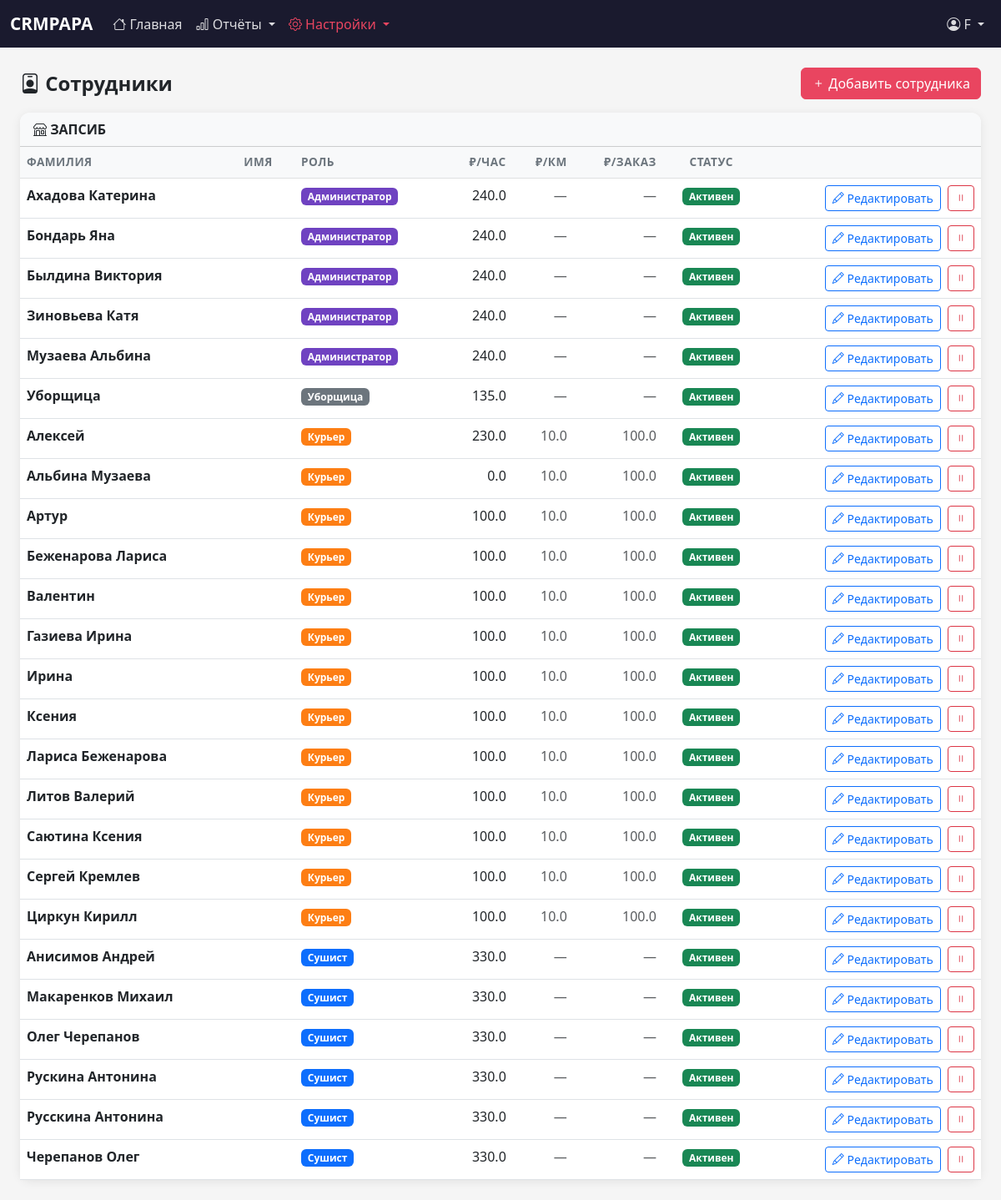
/employees (signed in), run on the app's committed database.
### tables this page shows
CREATE TABLE branches (
    id INTEGER PRIMARY KEY AUTOINCREMENT,
    name TEXT NOT NULL,
    is_active INTEGER DEFAULT 1,
    created_at TIMESTAMP DEFAULT CURRENT_TIMESTAMP
, allowed_ip TEXT DEFAULT NULL, merchant_numbers TEXT DEFAULT '');

CREATE TABLE employees (
    id INTEGER PRIMARY KEY AUTOINCREMENT,
    branch_id INTEGER REFERENCES branches(id),
    full_name TEXT NOT NULL,
    role TEXT NOT NULL CHECK(role IN ('admin', 'sushi', 'packer', 'courier', 'cleaner', 'cook')),
    rate REAL DEFAULT 0,
    rate_per_km REAL DEFAULT 10,
    rate_per_order REAL DEFAULT 100,
    is_active INTEGER DEFAULT 1,
    created_at TIMESTAMP DEFAULT CURRENT_TIMESTAMP
, last_name TEXT DEFAULT '', first_name TEXT DEFAULT '');

### app.py (the view)
@app.route('/employees')
@login_required
def employees():
    role = session.get('role')
    selected_branches = [bid for bid in request.args.getlist('branch_ids') if bid.isdigit()] if role == 'owner' else []
    with get_db() as conn:
        if role == 'owner':
            all_branches = conn.execute('SELECT * FROM branches WHERE is_active=1 ORDER BY name').fetchall()
            if selected_branches:
                ids_str = ','.join(str(int(b)) for b in selected_branches)
                emps = conn.execute(f'''
                    SELECT e.*, b.name as branch_name
                    FROM employees e LEFT JOIN branches b ON b.id=e.branch_id
                    WHERE e.branch_id IN ({ids_str})
                    ORDER BY b.name, e.role, e.full_name
                ''').fetchall()
                branches = [b for b in all_branches if str(b['id']) in selected_branches]
            else:
                emps = conn.execute('''
                    SELECT e.*, b.name as branch_name
                    FROM employees e LEFT JOIN branches b ON b.id=e.branch_id
                    ORDER BY b.name, e.role, e.full_name
                ''').fetchall()
                branches = all_branches
        else:
            all_branches = []
            bids = _session_branch_ids()
            if bids:
                ids_str = ','.join(str(int(b)) for b in bids)
                emps = conn.execute(f'''
                    SELECT e.*, b.name as branch_name FROM employees e
                    LEFT JOIN branches b ON b.id=e.branch_id
                    WHERE e.branch_id IN ({ids_str}) ORDER BY b.name, e.role, e.full_name
                ''').fetchall()
                branches = conn.execute(f'SELECT * FROM branches WHERE id IN ({ids_str}) ORDER BY name').fetchall()
            else:
                emps = []
                branches = []
        rate_history = {}
        address_history = {}
        for emp in emps:
            hist = conn.execute('''
                SELECT * FROM employee_rate_history WHERE employee_id=?
                ORDER BY effective_from DESC LIMIT 5
            ''', (emp['id'],)).fetchall()
            rate_history[emp['id']] = hist
            addr_hist = conn.execute('''
                SELECT * FROM employee_address_history WHERE employee_id=?
                ORDER BY valid_from DESC LIMIT 5
            ''', (emp['id'],)).fetchall()
            address_history[emp['id']] = addr_hist
        emp_branches_map = {}
        for row in conn.execute('''
            SELECT eb.employee_id, eb.branch_id
            FROM employee_branches eb
        ''').fetchall():
            emp_branches_map.setdefault(row['employee_id'], []).append(row['branch_id'])
        all_tmpls = conn.execute(
            'SELECT * FROM rate_templates WHERE is_active=1 ORDER BY role, name'
        ).fetchall()
        tmpl_branch_sets = {}
        for row in conn.execute('SELECT template_id, branch_id FROM rate_template_branches').fetchall():
            tmpl_branch_sets.setdefault(row['template_id'], set()).add(row['branch_id'])
    def tmpls_for_emp(emp):
        bid = emp['branch_id']
        result = []
        for t in all_tmpls:
            branches_set = tmpl_branch_sets.get(t['id'], set())
            if not branches_set or bid in branches_set:
                result.append(t)
        return result
    return render_template('employees.html', employees=emps, branches=branches,
                           all_branches=all_branches,
                           selected_branches=selected_branches,
                           emp_branches_map=emp_branches_map,
                           role_labels=ROLE_LABELS, is_owner=(role == 'owner'),
                           rate_history=rate_history, address_history=address_history,
                           rate_templates=all_tmpls,
                           tmpl_branch_sets=tmpl_branch_sets,
                           tmpls_for_emp=tmpls_for_emp,
                           today=date.today().isoformat(),
                           branch_groups=get_branch_groups(conn))

### app.py (called while the page is built, shortened)
def get_db():
    conn = sqlite3.connect(DATABASE, timeout=10)
    conn.row_factory = sqlite3.Row
    conn.execute('PRAGMA foreign_keys = ON')
    conn.execute('PRAGMA busy_timeout = 10000')
    conn.execute('PRAGMA journal_mode = WAL')
    return conn

def get_branch_groups(conn):
    groups = conn.execute(
        'SELECT * FROM branch_groups ORDER BY sort_order, name'
    ).fetchall()
    result = []
    return result

def login_required(f):
    @wraps(f)
    def decorated(*args, **kwargs):
        if 'user_id' not in session:
            return redirect(url_for('login'))
        return f(*args, **kwargs)
    return decorated

def _session_branch_ids():
    ids = session.get('branch_ids')
    if ids:
        return ids
    bid = session.get('branch_id')
    return [bid] if bid else []

@app.context_processor
def inject_globals():
    return {'now': datetime.now}

### templates/employees.html (shortened to what this page needs)
{% extends 'base.html' %}
{% block content %}
<div class="d-flex justify-content-between align-items-center mb-3">
    <h4 class="fw-bold mb-0"><i class="bi bi-person-badge"></i> Сотрудники</h4>
    <button class="btn btn-primary" data-bs-toggle="modal" data-bs-target="#addEmpModal">
        <i class="bi bi-plus"></i> Добавить сотрудника
    </button>
</div>
{% for branch in branches %}
{% set branch_emps = employees | selectattr('branch_id', 'equalto', branch.id) | list %}
{% if branch_emps %}
<div class="card mb-4">
    <div class="card-header bg-light fw-bold">
        <i class="bi bi-shop"></i> {{ branch.name }}
    </div>
    <div class="card-body p-0">
        <div class="table-responsive">
            <table class="table table-hover mb-0">
                <thead class="table-light">
                    <tr>
                        <th>Фамилия</th>
                        <th>Имя</th>
                        <th>Роль</th>
                        <th class="text-end">₽/час</th>
                        <th class="text-end">₽/км</th>
                        <th class="text-end">₽/заказ</th>
                        <th class="text-center">Статус</th>
                        <th></th>
                    </tr>
                </thead>
                <tbody>
                {% for emp in branch_emps %}
                <tr class="{% if not emp.is_active %}table-secondary opacity-50{% endif %}">
                    <td class="fw-semibold">{{ emp.last_name or emp.full_name }}</td>
                    <td>{{ emp.first_name or '' }}</td>
                    <td>
                        <span class="badge" style="background:{% if emp.role=='admin' %}#6f42c1{% elif emp.role=='sushi' %}#0d6efd{% elif emp.role=='packer' %}#198754{% elif emp.role=='courier' %}#fd7e14{% elif emp.role=='cleaner' %}#6c757d{% else %}#dc3545{% endif %}">
                            {{ role_labels.get(emp.role, emp.role) }}
                        </span>
                    </td>
                    <td class="text-end">{{ emp.rate }}</td>
                    <td class="text-end text-muted">{% if emp.role == 'courier' %}{{ emp.rate_per_km }}{% else %}—{% endif %}</td>
                    <td class="text-end text-muted">{% if emp.role == 'courier' %}{{ emp.rate_per_order }}{% else %}—{% endif %}</td>
                    <td class="text-center">
                        {% if emp.is_active %}<span class="badge bg-success">Активен</span>
                        {% else %}<span class="badge bg-secondary">Неактивен</span>{% endif %}
                    </td>
                    <td class="text-end">
                        <button class="btn btn-sm btn-outline-primary me-1" data-bs-toggle="modal"
                            data-bs-target="#editModal{{ emp.id }}">
                            <i class="bi bi-pencil"></i> Редактировать
                        </button>
                        <form method="POST" action="{{ url_for('toggle_employee', emp_id=emp.id) }}" class="d-inline">
                            <button class="btn btn-sm {% if emp.is_active %}btn-outline-danger{% else %}btn-outline-success{% endif %}">
                                {% if emp.is_active %}<i class="bi bi-pause"></i>{% else %}<i class="bi bi-play"></i>{% endif %}
                            </button>
                        </form>
                    </td>
                </tr>
                {% endfor %}
                </tbody>
            </table>
        </div>
    </div>
</div>
{% endif %}
{% endfor %}
{% endblock %}

### templates/base.html (style rules this page uses)
body { background: #f5f5f5; font-family: 'Segoe UI', system-ui, sans-serif; }
.card { border: none; box-shadow: 0 2px 12px rgba(0,0,0,0.08); border-radius: 12px; }
.card-header { border-radius: 12px 12px 0 0 !important; font-weight: 600; }
.btn-primary { background: #e94560; border-color: #e94560; }
.table th { font-size: 0.85rem; color: #6c757d; font-weight: 600; text-transform: uppercase; letter-spacing: 0.5px; }

### data on the page
branches: name "ЗАПСИБ"
employees: last_name+full_name "Ахадова Катерина", get "Администратор", rate "240.0", is_active "Активен"
employees: last_name+full_name "Бондарь Яна", get "Администратор", rate "240.0", is_active "Активен"
employees: last_name+full_name "Былдина Виктория", get "Администратор", rate "240.0", is_active "Активен"
employees: last_name+full_name "Зиновьева Катя", get "Администратор", rate "240.0", is_active "Активен"
employees: last_name+full_name "Музаева Альбина", get "Администратор", rate "240.0", is_active "Активен"
employees: last_name+full_name "Уборщица", get "Уборщица", rate "135.0", is_active "Активен"
employees: last_name "Алексей", get "Курьер", rate "230.0", rate_per_km "10.0", rate_per_order "100.0", is_active "Активен"
employees: last_name+full_name "Альбина Музаева", get "Курьер", rate "0.0", rate_per_km "10.0", rate_per_order "100.0", is_active "Активен"
employees: last_name+full_name "Артур", get "Курьер", rate "100.0", rate_per_km "10.0", rate_per_order "100.0", is_active "Активен"
employees: last_name+full_name "Беженарова Лариса", get "Курьер", rate "100.0", rate_per_km "10.0", rate_per_order "100.0", is_active "Активен"
employees: last_name+full_name "Валентин", get "Курьер", rate "100.0", rate_per_km "10.0", rate_per_order "100.0", is_active "Активен"
employees: last_name+full_name "Газиева Ирина", get "Курьер", rate "100.0", rate_per_km "10.0", rate_per_order "100.0", is_active "Активен"
employees: last_name+full_name "Ирина", get "Курьер", rate "100.0", rate_per_km "10.0", rate_per_order "100.0", is_active "Активен"
employees: last_name+full_name "Ксения", get "Курьер", rate "100.0", rate_per_km "10.0", rate_per_order "100.0", is_active "Активен"
employees: last_name+full_name "Лариса Беженарова", get "Курьер", rate "100.0", rate_per_km "10.0", rate_per_order "100.0", is_active "Активен"
employees: last_name+full_name "Литов Валерий", get "Курьер", rate "100.0", rate_per_km "10.0", rate_per_order "100.0", is_active "Активен"
employees: last_name+full_name "Саютина Ксения", get "Курьер", rate "100.0", rate_per_km "10.0", rate_per_order "100.0", is_active "Активен"
employees: last_name+full_name "Сергей Кремлев", get "Курьер", rate "100.0", rate_per_km "10.0", rate_per_order "100.0", is_active "Активен"
employees: last_name+full_name "Циркун Кирилл", get "Курьер", rate "100.0", rate_per_km "10.0", rate_per_order "100.0", is_active "Активен"
employees: last_name+full_name "Анисимов Андрей", get "Сушист", rate "330.0", is_active "Активен"
employees: last_name+full_name "Макаренков Михаил", get "Сушист", rate "330.0", is_active "Активен"
employees: last_name+full_name "Олег Черепанов", get "Сушист", rate "330.0", is_active "Активен"
employees: last_name+full_name "Рускина Антонина", get "Сушист", rate "330.0", is_active "Активен"
employees: last_name+full_name "Русскина Антонина", get "Сушист", rate "330.0", is_active "Активен"
employees: last_name+full_name "Черепанов Олег", get "Сушист", rate "330.0", is_active "Активен"

### other printed values
{{ session.get('full_name') }} "F"
